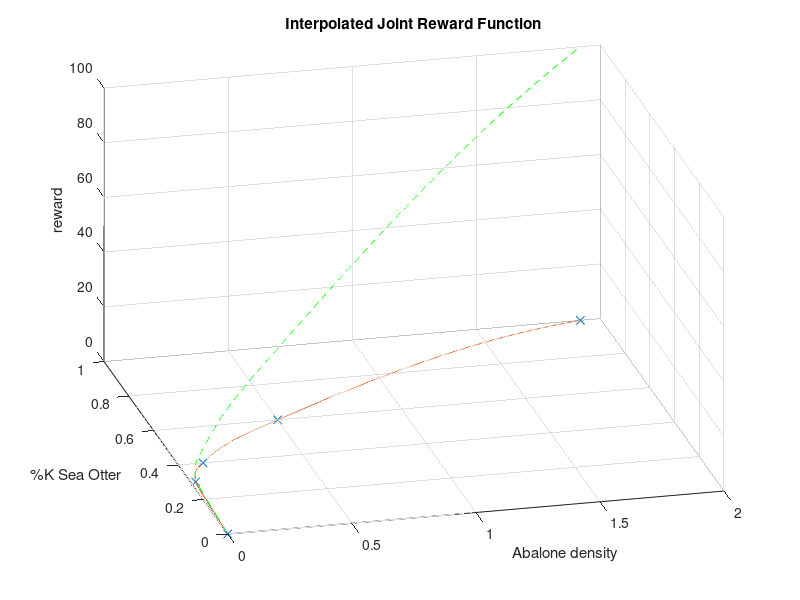
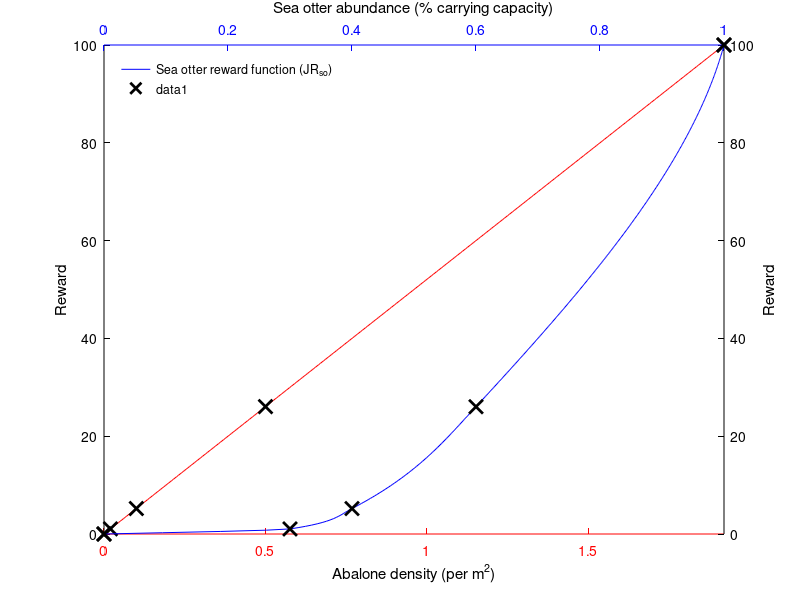

Write the MATLAB code that produced these figures, in order.
% function R=build_joint_reward(k_aba,level_so,level_aba)
% Action: 
%    Builds/prints the joint reward of the optimisation model. Given
%    thresholds for both species. Because we are interested in managing
%    both species at the same time, we must account for the species with
%    the lowest "status". This function will be used in the optimisation 
%    procedure so that the immediate reward for both species corresponds to 
%    R(r,aba)= min(r(so),r(aba)).
% Input:
%   level_so, level_aba: Recovery stages for each species
%   k_aba: carrying capacity abalone
% Global variable: 
%   IS_DISPLAYED_GRAPH = turns graph on/off
% Output:
%   R: a reward matrix (Abalone ; sea otters ; reward)
% Side effects: 
%   Unknown
% Author: iadine.chades@csiro.au
%
function R=plot_joint_reward_fig1()
global  IS_DISPLAYED_GRAPH
IS_DISPLAYED_GRAPH=1;
k_aba=1.92;
level_so= [0 0.3  0.4 0.6 1 ];
level_aba=[0 0.02 0.1 0.5 k_aba];

x=0:0.005:k_aba;
y=interp1(level_aba,level_so,x,'pchip');
gap=(100)/(size(x,2)-1);
z=0:gap:100;
R=[x',y',z'];


% points of interest corresponding ~ to the recovery stages
pts=[R(1,:);R(5,:);R(21,:);R(101,:);R(385,:);]

if IS_DISPLAYED_GRAPH==1
figure('color','white');
plot(level_aba,level_so,'x',x,y)
hold on
xlabel('Abalone density');
ylabel('%K Sea Otter');
title('Interpolated Joint Reward Function');
hold on; 
plot3(x,y,z,'--g')
zlabel('reward')
hold on
grid
view(-14,33);
box off
figure('color','white');
h(1)=line(x,z,'Color','r');
hold on
plot(pts(:,1),pts(:,3),'kx','MarkerSize',10,'LineWidth',2)
ylabel('Reward');
ax1=gca;
set(ax1,'Xlim',[0 k_aba]);
set(ax1,'XColor','r','YColor','k');
xlabel('Abalone density (per m^2)','Color','k');
ax2 = axes('Position',get(ax1,'Position'),...
           'XAxisLocation','top',...
           'YAxisLocation','right',...
           'Color','none',...
           'XColor','b','YColor','k');
hold on
xlabel('Sea otter abundance (% carrying capacity)','Color','k');
ylabel('Reward');
%ylabel('%K Sea Otter');
hold on
h(2)=line(y,z,'Color','b', 'Parent', ax2);
lh=legend(h,'Abalone reward function (JR_{aba})','Sea otter reward function (JR_{so})');
set(lh,'Box','off','Location','NorthWest')
plot(pts(:,2),pts(:,3),'kx','MarkerSize',10,'LineWidth',2)

end
